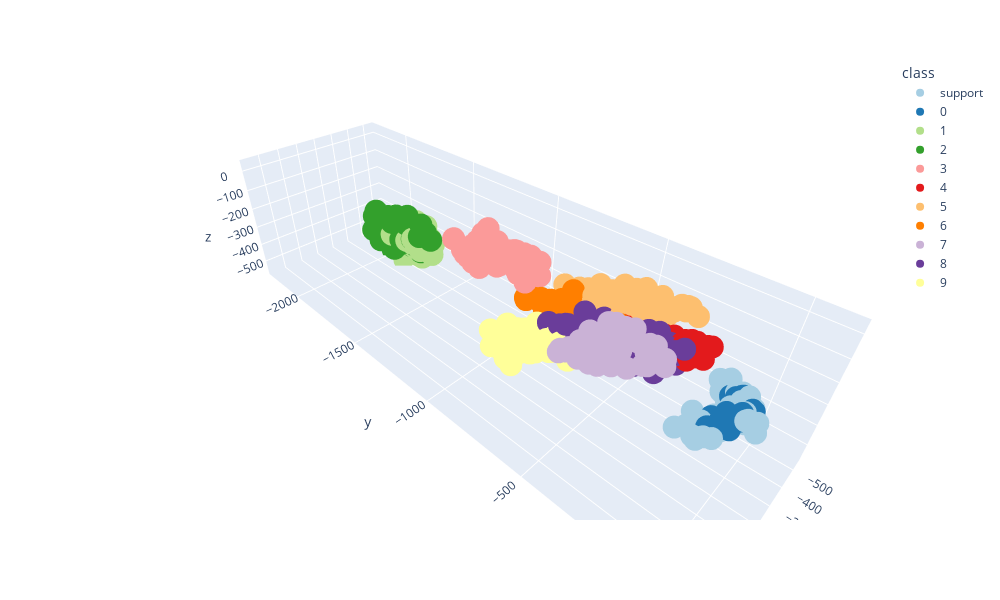

The notebook cell saved with this chart:
### Code cell
pca = PCA(n_components=3)
pca.fit(support_group)

pca_embeddings = pca.transform(np.concatenate([support_group, *[query_groups[i] for i in range(10)]]))

pca_embeddings = pd.DataFrame(pca_embeddings, columns=["x", "y", "z"])
pca_embeddings["class"] = np.concatenate(
    [len(support_group) * ["support"], *[len(query_groups[i]) * [i] for i in range(10)]]
)


fig = px.scatter_3d(
    pca_embeddings,
    x="x",
    y="y",
    z="z",
    color="class",
    width=1000,
    height=600,
    color_discrete_sequence=sns.color_palette("Paired").as_hex(),
    # color_discrete_sequence=px.colors.qualitative.Light24,
)
fig.show()
